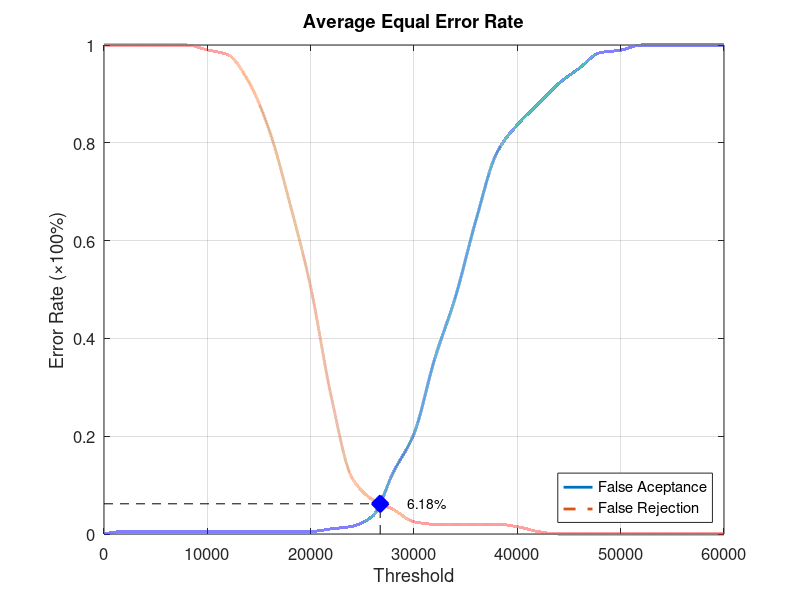
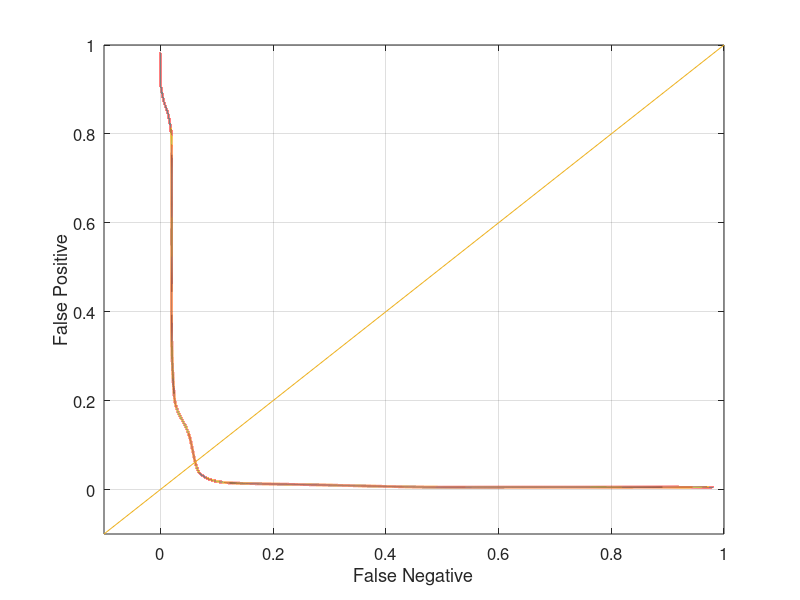

Source code (MATLAB) for these figures, in order:
function yEER = Database5_4
close all;
clear;
clc;
x = 0:2000:60000;
xq = 0:0.5:60000;

y0 = [0 0.00526316 0.00526316 0.00526316 0.00526316 0.00526316 0.00526316 0.00526316 0.00526316 0.00526316 0.00526316 0.0105263 0.0157895 0.0368421 0.126316 0.205263 0.357895 0.484211 0.642105 0.778947 0.836842 0.878947 0.921053 0.952632 0.984211 0.989474 1 1 1 1 1];
yy0 = interp1(x, y0, xq, 'pchip');
y1 = [1 1 1 1 1 0.99 0.98 0.925 0.825 0.675 0.505 0.28 0.115 0.07 0.05 0.025 0.02 0.02 0.02 0.02 0.015 0.005 0 0 0 0 0 0 0 0 0];
yy1 = interp1(x, y1, xq, 'pchip');

% Calculating EER: 
y2 = abs(y0 - y1);
find(y2 == min(y2))
yy2 = abs(yy0 - yy1);
xEER = find(yy2 == min(yy2));
xEERIndex = xq(xEER) % X-axis EER
yEER = yy0(xEER) % Y-axis EER

main = figure
plot(xq, yy0,'-','LineWidth', 2);	hold on
plot(xq, yy1,'--','LineWidth', 2);	hold on
plot([xEERIndex xEERIndex], [0 yEER], 'k--');	hold on
plot([0 xEERIndex], [yEER yEER], 'k--');	hold on
plot(xEERIndex, yEER, 'bx', 'LineWidth', 10);	hold on
text(xEERIndex + 10 * xEERIndex / 100, yEER, [num2str(round((10000 * yEER)) / 100) '%'])
legend('False Aceptance', 'False Rejection', 'Location', 'SouthEast')
xlabel('Threshold')
ylabel('Error Rate (\times100%)')
title('Average Equal Error Rate')
set(gca, 'FontSize', 12)
axis([0 60000 0 1])
grid on

print(main, 'Database5_4Main', '-dpng');
FNRxFPR = figure('Color', [1 1 1]);
plot(yy1, yy0, '-', yy1, yy0, 'LineWidth', 2);
hold on
y = -0.1:0.1:1
plot(y, y); 
set(gca, 'FontSize', 12)
xlabel('False Negative')
ylabel('False Positive')
axis([-0.1 1 -0.1 1])
set(gca, 'FontSize', 12)
grid on

print(FNRxFPR, 'Database5_4FNRxFPR','-dpng');
end
